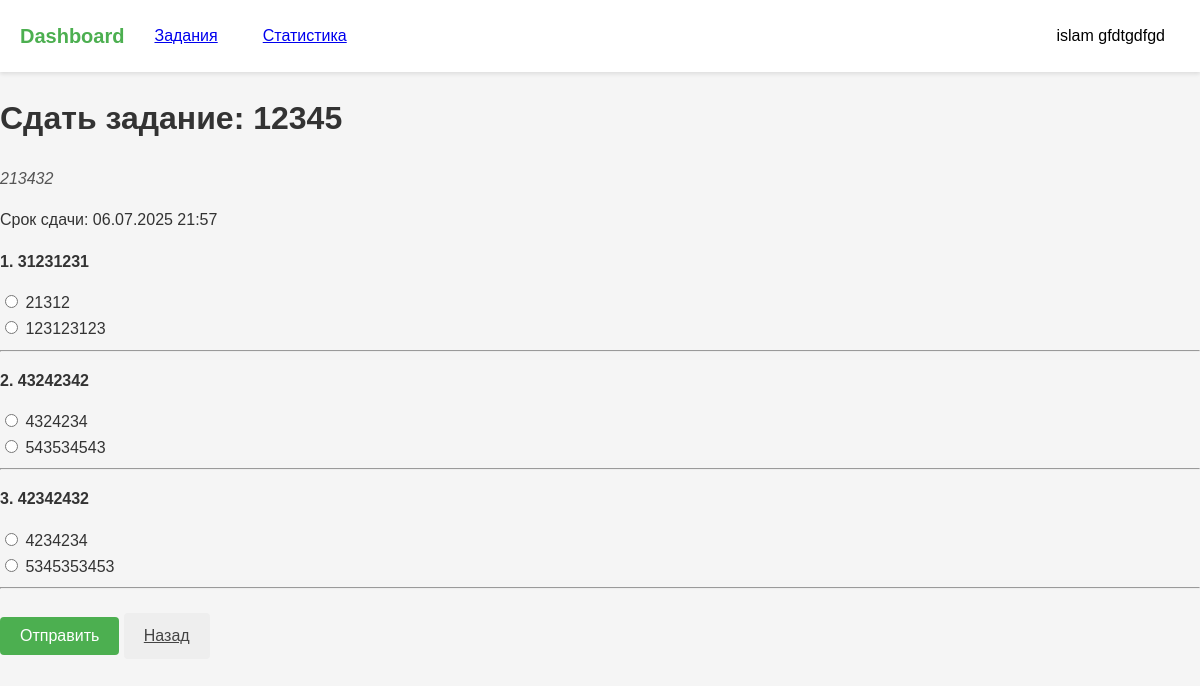
The app's page /submit_assignment/1 (signed in) with its own data.
### models.py (models this page shows)
class User(UserMixin, db.Model):
    id = db.Column(db.Integer, primary_key=True)
    name = db.Column(db.String(150))
    email = db.Column(db.String(150), unique=True)
    password = db.Column(db.String(150))
    role = db.Column(db.String(50))  # 'student' or 'teacher'
    group = db.Column(db.String(50))
    first_name = db.Column(db.String(150))
    last_name = db.Column(db.String(150))
    age = db.Column(db.Integer)
    gender = db.Column(db.String(10))  # 'male', 'female', 'other'
    students = db.relationship(
        'User',
        secondary=teacher_student,
        primaryjoin=(id == teacher_student.c.teacher_id),
        secondaryjoin=(id == teacher_student.c.student_id),
        backref=db.backref('teachers', lazy='dynamic'),
        lazy='dynamic'
    )

class Assignment(db.Model):
    id = db.Column(db.Integer, primary_key=True)
    title = db.Column(db.String(100), nullable=False)
    description = db.Column(db.Text, nullable=False)
    deadline = db.Column(db.DateTime)
    max_score = db.Column(db.Integer, default=10)
    teacher_id = db.Column(db.Integer, db.ForeignKey('user.id'))
    created_at = db.Column(db.DateTime, default=datetime.utcnow)
    submissions = db.relationship('Submission', backref='assignment', lazy=True)
    questions = db.relationship('Question', backref='assignment', cascade='all, delete-orphan', lazy=True)

class Question(db.Model):
    id = db.Column(db.Integer, primary_key=True)
    assignment_id = db.Column(db.Integer, db.ForeignKey('assignment.id'), nullable=False)
    text = db.Column(db.Text, nullable=False)
    options = db.relationship('AnswerOption', backref='question', cascade='all, delete-orphan', lazy=True)

class AnswerOption(db.Model):
    id = db.Column(db.Integer, primary_key=True)
    question_id = db.Column(db.Integer, db.ForeignKey('question.id'), nullable=False)
    text = db.Column(db.String(255), nullable=False)
    is_correct = db.Column(db.Boolean, default=False)

### main.py (the view, shortened to what this page needs)
@main.route('/submit_assignment/<int:assignment_id>', methods=['GET', 'POST'])
@login_required
def submit_assignment(assignment_id):
    if current_user.role != 'student':
        abort(403)
    assignment = Assignment.query.get_or_404(assignment_id)
    return render_template('submit_assignment.html', assignment=assignment)

### app.py (called while the page is built)
def create_app():
    app = Flask(__name__)
    app.config['SECRET_KEY'] = 'your_secret_key'
    app.config['SQLALCHEMY_DATABASE_URI'] = 'sqlite:///data.db'
    app.config['SQLALCHEMY_TRACK_MODIFICATIONS'] = False
    app.config['TEMPLATES_AUTO_RELOAD'] = True
    db.init_app(app)
    login_manager.init_app(app)
    login_manager.login_view = 'auth.login'
    from models import User
    @login_manager.user_loader
    def load_user(user_id):
        return User.query.get(int(user_id))
    from auth import auth as auth_blueprint
    app.register_blueprint(auth_blueprint)
    from main import main as main_blueprint
    app.register_blueprint(main_blueprint)
    return app

### templates/submit_assignment.html (shortened to what this page needs)
{% extends "base.html" %}
{% block content %}
<div class="submit-assignment-container">
    <h1 class="submit-title">Сдать задание: {{ assignment.title }}</h1>
    <p class="assignment-description">{{ assignment.description }}</p>
    {% if assignment.deadline %}
        <p class="assignment-deadline">
            Срок сдачи: {{ assignment.deadline.strftime('%d.%m.%Y %H:%M') }}
        </p>
    {% endif %}
    <form method="POST">
        {% for question in assignment.questions %}
            <div class="question-block">
                <p><strong>{{ loop.index }}. {{ question.text }}</strong></p>
                {% for option in question.options %}
                    <label>
                        <input type="radio"
                               name="question_{{ question.id }}"
                               value="{{ option.id }}"
                               required>
                        {{ option.text }}
                    </label><br>
                {% endfor %}
            </div>
            <hr>
        {% endfor %}
        <button type="submit" class="btn btn-primary mt-2">Отправить</button>
        <a href="{{ url_for('main.dashboard') }}" class="btn btn-secondary mt-2">Назад</a>
    </form>
</div>
{% endblock %}

### templates/base.html (shortened to what this page needs)
<!DOCTYPE html>
<html lang="ru">
<head>
    <link rel="stylesheet" href="../static/style.css">
</head>
<body>
    <header class="header">
        <nav class="navbar">
            <div class="nav-left">
                <a href="{{ url_for('main.dashboard') }}" class="logo">Dashboard</a>
                {% if current_user.is_authenticated %}
                    {% if current_user.role == 'teacher' %}
                        <a href="{{ url_for('main.create_assignment') }}" class="nav-btn">Задания</a>
                    {% else %}
                        <a href="{{ url_for('main.assignments_list') }}" class="nav-btn">Задания</a>
                    {% endif %}
                    <a href="{{ url_for('main.statistics') }}" class="nav-btn">Статистика</a>
                {% endif %}
            </div>
            <div class="nav-right">
                {% if current_user.is_authenticated %}
                <div class="profile-dropdown">
                    <button class="nav-btn profile-btn">{{ current_user.name }}{% if current_user.last_name %} {{ current_user.last_name }}{% endif %}</button>
                </div>
                {% else %}
                <a href="{{ url_for('auth.login') }}" class="nav-btn">Вход</a>
                {% endif %}
            </div>
        </nav>
    </header>
    <main>
        {% block content %}{% endblock %}
    </main>
</body>
</html>

### static/style.css (style rules this page uses)
:root { --primary-color: #4CAF50; --primary-hover: #45a049; --danger-color: #dc3545; --danger-hover: #c82333; --text-color: #333; --light-gray: #f8f9fa; --medium-gray: #e9ecef; --dark-gray: #6c757d; --shadow: 0 2px 10px rgba(0, 0, 0, 0.1); }
body { margin: 0; font-family: 'Arial', sans-serif; background-color: #f5f5f5; color: var(--text-color); line-height: 1.6; }
.navbar { display: flex; justify-content: space-between; align-items: center; padding: 15px 20px; background-color: white; box-shadow: 0 2px 4px rgba(0, 0, 0, 0.1); }
.nav-left, .nav-right { display: flex; align-items: center; gap: 15px; }
.logo { font-size: 1.25rem; font-weight: bold; color: var(--primary-color); text-decoration: none; transition: color 0.3s; }
.nav-btn { padding: 8px 15px; background: none; border: none; cursor: pointer; font-size: 1rem; border-radius: 4px; transition: all 0.3s; }
.profile-dropdown { position: relative; }
.btn { display: inline-block; padding: 10px 20px; border: none; border-radius: 4px; font-size: 1rem; cursor: pointer; text-align: center; transition: background 0.3s; }
.btn-primary { background-color: var(--primary-color); color: white; }
.mt-2 { margin-top: 1rem; }
.assignment-description { margin: 0.5rem 0; font-style: italic; color: #555; }
.btn-secondary { background: #eee; color: #444; border: none; }

### records on screen
User: name "islam", last_name "gfdtgdfgd"
Assignment: title "12345", description "213432", deadline "06.07.2025 21:57"
Question: text "31231231"
AnswerOption: text "21312"
AnswerOption: text "123123123"
Question: text "43242342"
AnswerOption: text "4324234"
AnswerOption: text "543534543"
Question: text "42342432"
AnswerOption: text "4234234"
AnswerOption: text "5345353453"
